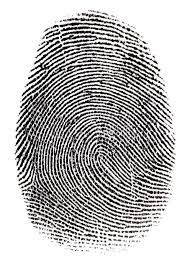
#> input picture SEC3/fingerprint.jpg, 190 x 265 px
$ python translation.py
#> lines starting #> are read from the running program, lines starting #| are printed output that depends on the picture
import numpy as np
import cv2
original_img = cv2.imread('fingerprint.jpg',0)
#> original_img: shape (265, 190); min 0, max 255, mean 184.8
# Size of image
rows, cols = original_img.shape
#> rows = 265; cols = 190
print(rows, cols)
#| 265 190
M = np.float32([[1, 0, 50], [0, 1, 50]])
ti= cv2.warpAffine(original_img, M, (rows, cols))
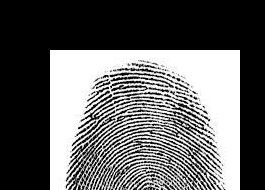
#> ti: shape (190, 265); min 0, max 255, mean 97.6
cv2.imshow('Original Image', original_img)
cv2.imshow('Translation Image', ti)
cv2.waitKey()
cv2.destroyAllWindows()
